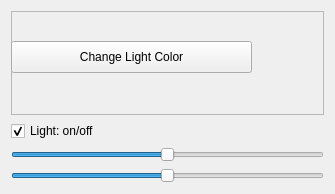
<?xml version="1.0" encoding="UTF-8"?>
<ui version="4.0">
 <class>LightControls</class>
 <widget class="QWidget" name="LightControls">
  <property name="geometry">
   <rect>
    <x>0</x>
    <y>0</y>
    <width>335</width>
    <height>194</height>
   </rect>
  </property>
  <property name="minimumSize">
   <size>
    <width>335</width>
    <height>194</height>
   </size>
  </property>
  <property name="windowTitle">
   <string>Lights</string>
  </property>
  <layout class="QVBoxLayout" name="verticalLayout">
   <item>
    <widget class="QFrame" name="colorFrame0">
     <property name="minimumSize">
      <size>
       <width>0</width>
       <height>60</height>
      </size>
     </property>
     <property name="frameShape">
      <enum>QFrame::StyledPanel</enum>
     </property>
     <property name="frameShadow">
      <enum>QFrame::Raised</enum>
     </property>
     <widget class="QLabel" name="colorLabel_">
      <property name="geometry">
       <rect>
        <x>10</x>
        <y>10</y>
        <width>221</width>
        <height>16</height>
       </rect>
      </property>
      <property name="text">
       <string/>
      </property>
     </widget>
     <widget class="QPushButton" name="colorButton_">
      <property name="geometry">
       <rect>
        <x>0</x>
        <y>30</y>
        <width>241</width>
        <height>32</height>
       </rect>
      </property>
      <property name="text">
       <string>Change Light Color</string>
      </property>
     </widget>
    </widget>
   </item>
   <item>
    <widget class="QCheckBox" name="lightCheckBox_">
     <property name="text">
      <string>Light: on/off</string>
     </property>
     <property name="checked">
      <bool>true</bool>
     </property>
    </widget>
   </item>
   <item>
    <widget class="QSlider" name="lightAzimuthSlider_">
     <property name="toolTip">
      <string>&lt;html&gt;&lt;head/&gt;&lt;body&gt;&lt;p&gt;Azimuth&lt;/p&gt;&lt;/body&gt;&lt;/html&gt;</string>
     </property>
     <property name="maximum">
      <number>360</number>
     </property>
     <property name="value">
      <number>180</number>
     </property>
     <property name="orientation">
      <enum>Qt::Horizontal</enum>
     </property>
    </widget>
   </item>
   <item>
    <widget class="QSlider" name="lightInclinationSlider_">
     <property name="toolTip">
      <string>&lt;html&gt;&lt;head/&gt;&lt;body&gt;&lt;p&gt;Inclination&lt;/p&gt;&lt;/body&gt;&lt;/html&gt;</string>
     </property>
     <property name="maximum">
      <number>180</number>
     </property>
     <property name="value">
      <number>90</number>
     </property>
     <property name="orientation">
      <enum>Qt::Horizontal</enum>
     </property>
    </widget>
   </item>
  </layout>
 </widget>
 <resources/>
 <connections/>
</ui>
